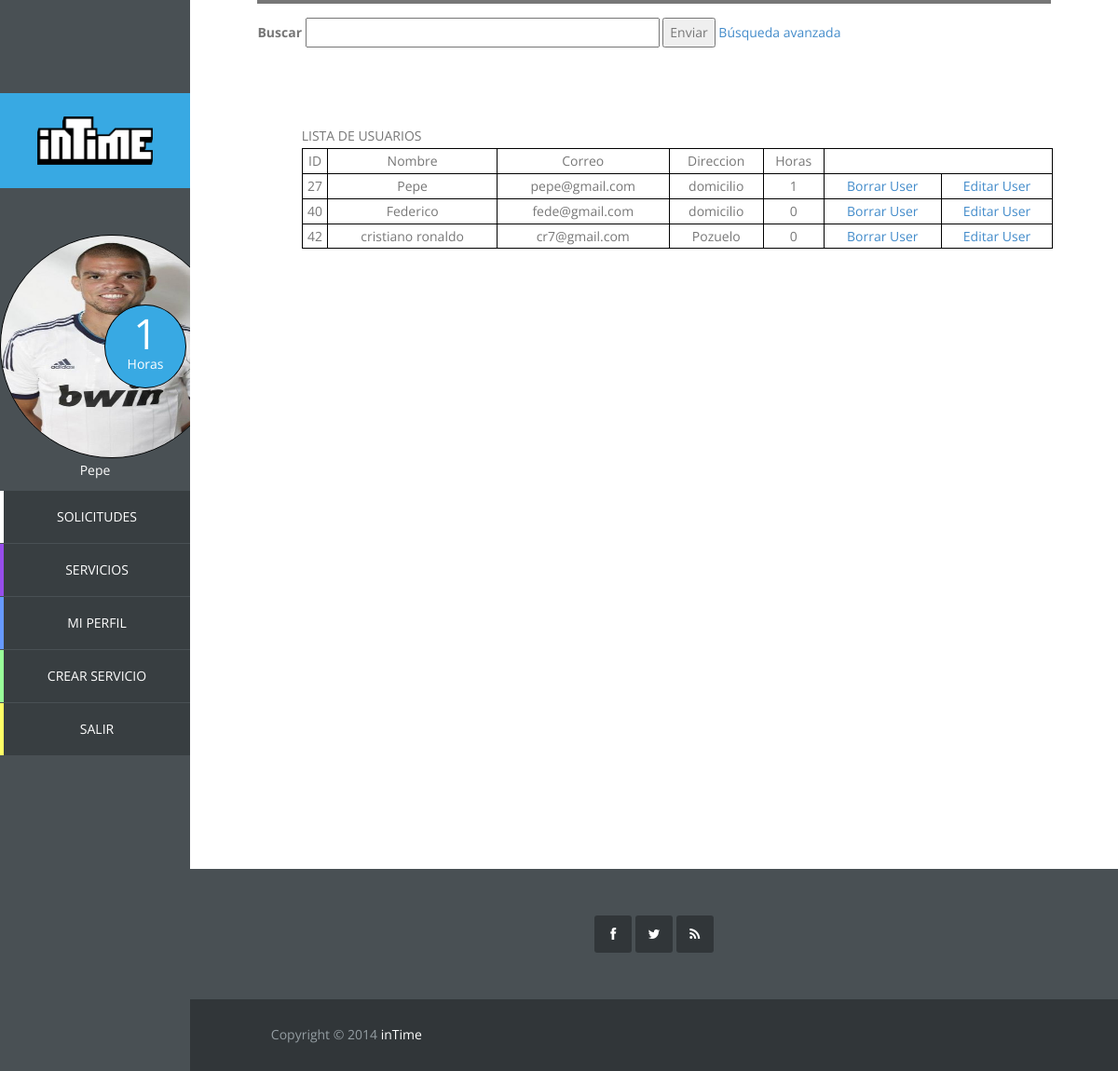
The page /vista/usuariosadmin.php (signed in) on the database as committed earlier.
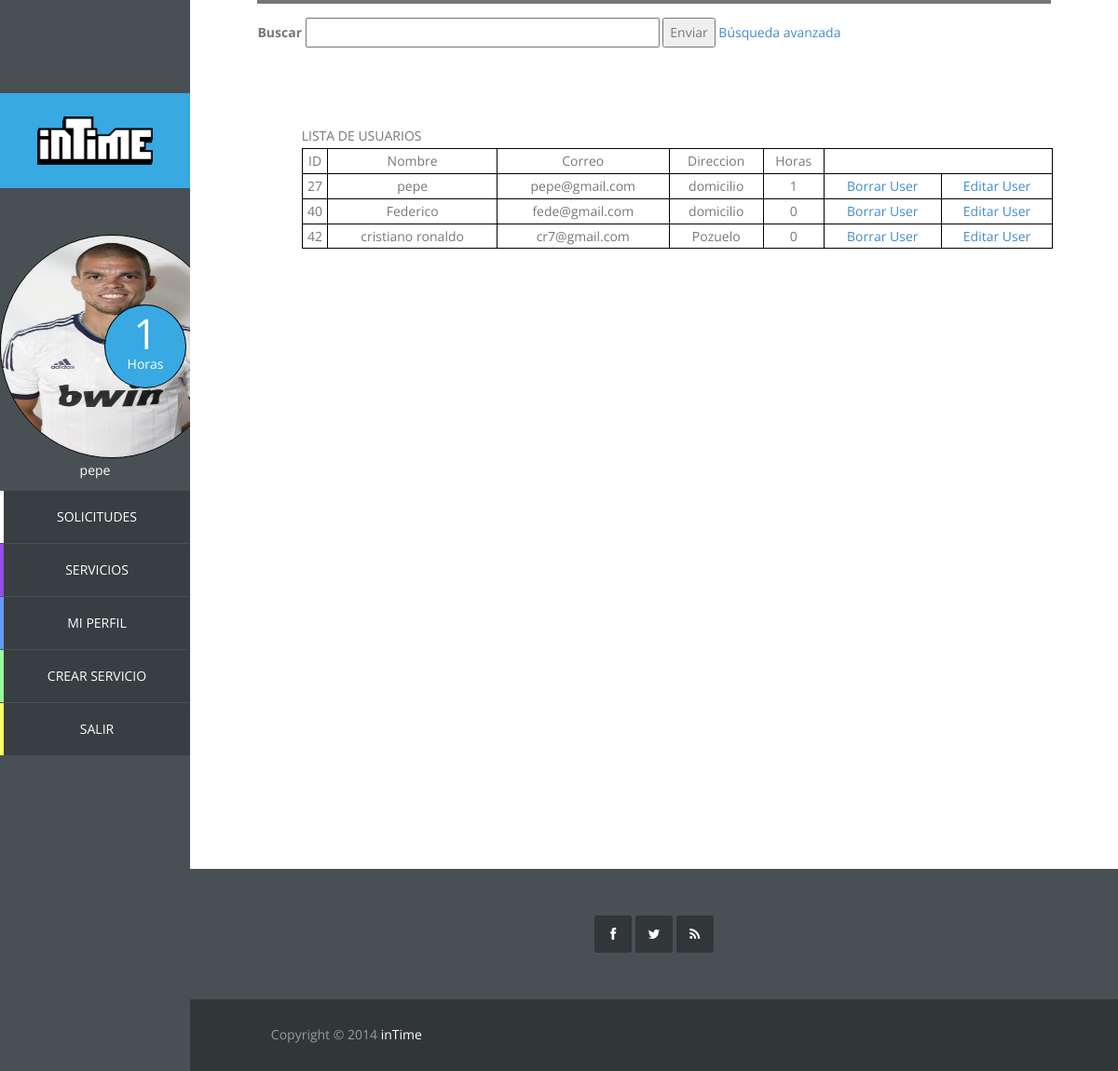
The same page on the database as committed later.
### tables this page shows
CREATE TABLE IF NOT EXISTS `usuario` (
  `id_usuario` int(11) NOT NULL AUTO_INCREMENT,
  `correo` varchar(40) NOT NULL,
  `nombre` varchar(20) NOT NULL,
  `apellidos` varchar(40) NOT NULL,
  `direccion` varchar(80) NOT NULL,
  `horas_usuario` int(11) NOT NULL,
  `foto_usuario` varchar(20) DEFAULT NULL,
  `pass` char(128) NOT NULL,
  `salt` char(128) NOT NULL,
  `vio_sol_recibidas` datetime NOT NULL,
  `vio_sol_enviadas` datetime NOT NULL,
  PRIMARY KEY (`id_usuario`),
  UNIQUE KEY `correo` (`correo`)
);

### modelo/usuario.php (called while the page is built, shortened)
<?php
	class Usuario {
		private $id;
		private $nombre;
		private $horas;
		private $foto;
		public function __construct($id, $correo, $nombre, $apellidos, $direccion, $horas, $foto, $pass, $salt) {
			$this->id = $id;
			$this->nombre = $nombre;
			$this->horas = $horas;
			$this->foto = $foto;
		}
		public function getId(){
			return $this->id;
		}
		public function getNombre(){
			return $this->nombre;
		}
		public function getHoras(){
			return $this->horas;
		}
		public function getFoto(){
			return $this->foto;
		}
	}

### controlador/op_base_datos.php (called while the page is built, shortened)
<?php
class Mysql{
	protected $host="localhost";
	protected $user="root";
    protected $clave="";
	protected function conectar(){
        $this->conexion=mysqli_connect($this->host,$this->user,$this->clave);
    }
}

### controlador/op_base_datos_usuario.php (called while the page is built, shortened)
<?php
require_once '../controlador/op_base_datos.php';
class MysqlUsuario extends Mysql {
	public function conseguirUsuarioById($id){
		$pst = $this->conexion->prepare("select * from usuario where id_usuario = ?");
		$pst->bind_param("s", $id);
		$pst->execute();
		$pst->bind_result($id_usuario, $correo, $nombre, $apellidos, $direccion, $horas, $foto, $pass, $salt,
			$vio_sol_recibidas, $vio_sol_enviadas);
		$usuario = NULL;
		if($pst->fetch()){
			$usuario = new Usuario($id_usuario, $correo, $nombre, $apellidos, $direccion, $horas, $foto, $pass, $salt,
				$vio_sol_recibidas, $vio_sol_enviadas);
		}
		return $usuario;
	}
	 public function mostrar_todos_usuarios(){
		$pst = $this->conexion->prepare("select * from usuario");
		$pst->execute();
		$resultado = $pst->get_result();
		return $resultado;
	}
}

### vista/usuariosadmin.php (the view, shortened to what the changed rows need)
<!DOCTYPE html>
<?php
	require_once '../controlador/op_base_datos_usuario.php';
	require_once '../modelo/usuario.php';
?>
<html lang="es">
	<head>
		<link rel="stylesheet" href="css/bootstrap.min.css">
		<link rel="stylesheet" href="css/font-awesome.min.css">
		<link rel="stylesheet" href="css/templatemo_misc.css">
		<link rel="stylesheet" href="css/templatemo_style.css">
	</head>
	<body>
		<?php include "sidebar.php";
		?>
		<div id="main-content">
			<div id="templatemo">
				<div class="section-content">
					<div class="panel-admin">
						<div class="lista-admin">
							<table>
							<?php
							$BDD = new MysqlUsuario();
							$resultado = $BDD->mostrar_todos_usuarios();
							echo "<table border='1' cellpadding='2' cellspacing='2'";
							echo "<tr><td>ID</td><td>Nombre</td><td>Correo</td><td>Direccion</td><td>Horas</td>";
							while ($row = mysqli_fetch_array($resultado)) {
							$id = $row['id_usuario'];
							        echo "<tr>";
							        echo "<td>".$row["id_usuario"]."</td>";
							        echo "<td>".$row["nombre"]."</td>";
							        echo "<td>".$row["correo"]."</td>";
							        echo "<td>".$row["direccion"]."</td>";
							        echo "<td>".$row["horas_usuario"]."</td>";
									echo "<td><a href = '#' onClick='javascript:ConfirmDelete($id)'‌​>Borrar User</a></td>";
									echo "<td><a href='../vista/editarperfil.php?id=$id';>Editar User</a></td>";
							        echo "</tr>";
							}
							?>
							</table>
					</div>
				</div>
			</div>
		</div>
	</body>
</html>

### vista/sidebar.php (shortened to what the changed rows need)
<?php
$dir = $_SERVER["REQUEST_URI"];
$array = explode("/", $dir);
$n = count($array);
?>
	<div id="main-sidebar">
		<?php
		if($array[$n-1] == "index.php" || $array[$n-1] == ""){
		?>
		<div class="logo">
			<a href="index.php"><img src="vista/images/logo.png"/></a>
		</div>
		<ul class="main-menu">
			<li class="services">
				<a href='vista/mostrar_servicios.php'>servicios</a>
			</li>
			<li class="about">
				<a href="vista/sobrenosotros.php">sobre nosotros</a>
			</li>
			<li class="contact">
				<a href="vista/contacto.php">contacto</a>
			</li>
		</ul>
		<?php
		}else {
			require_once '../controlador/op_base_datos_usuario.php';
			if(isset($_SESSION['login_usuario']) && $_SESSION['login_usuario']){
				$user = $_SESSION['usuario'];
				$baseDatos = new MysqlUsuario();
				$user = $baseDatos->conseguirUsuarioById($user->getId());
		?>
				<div class="logo">
					<a href="perfil_usuario.php">
						<img src="images/logo.png"/>
					</a>
				</div>
				<div class="navigation-log-in">
					<ul class="main-menu">
						<div class="circle-text">
							<div class="contador">
									<?php echo $user->getHoras() ?>
							</div>
							<p>Horas</p>
						</div>
						<?php
							if($user->getFoto() == NULL){
								echo "<a href='perfil_usuario.php'><img src='images/usuario/user_defect.png'></a>";
							}else{
						?>
								<a href='perfil_usuario.php'><img src='<?php echo "images/usuario/".$user->getFoto() ?>'></a>
						<?php
							}
						?>
						<p>
							<?php echo $user->getNombre() ?>
						</p>
						<li class="requests">
							<a href="solicitudes.php">Solicitudes</a>
						</li>
						<li class="services">
							<a href="mostrar_servicios.php">servicios</a>
						</li>
						<li class="profile">
							<a href="perfil.php?id_usuario=<?php echo $user->getId() ?>">Mi Perfil</a>
						</li>
						<li class="new-job">
							<a href="crearservicio.php">Crear Servicio</a>
						</li>
						<li class="log-out">
							<a href="../controlador/logout.php">Salir</a>
						</li>
					</ul>
				</div>
		<?php
			}else if(isset($_SESSION['login_admin']) && $_SESSION['login_admin']) {
		?>
				<div class="logo">
					<a href="perfil_admin.php"><img src="images/logo.png"/></a>
				</div>
				<div class="navigation-log-in">
					<ul class="main-menu">
						<div class="circle-text">
							<div class="contador">-</div>
							<p>Horas</p>
						</div>
						<img src="images/admin.jpg" >
						<li class="user-list">
							<a href="usuariosadmin.php">Lista Usuarios</a>
						</li>
						<li class="service-list">
							<a href="serviciosadmin.php">Lista Servicios</a>
						</li>
						<li class="log-out">
							<a href="../controlador/logout.php">Salir</a>
						</li>
					</ul>
				</div>
		<?php
			}
		?>
		<?php
		}
		?>
	</div>

Rows that differ between the two databases and show on the page:
changed usuario "pepe@gmail.com": nombre "Pepe" → "pepe"
